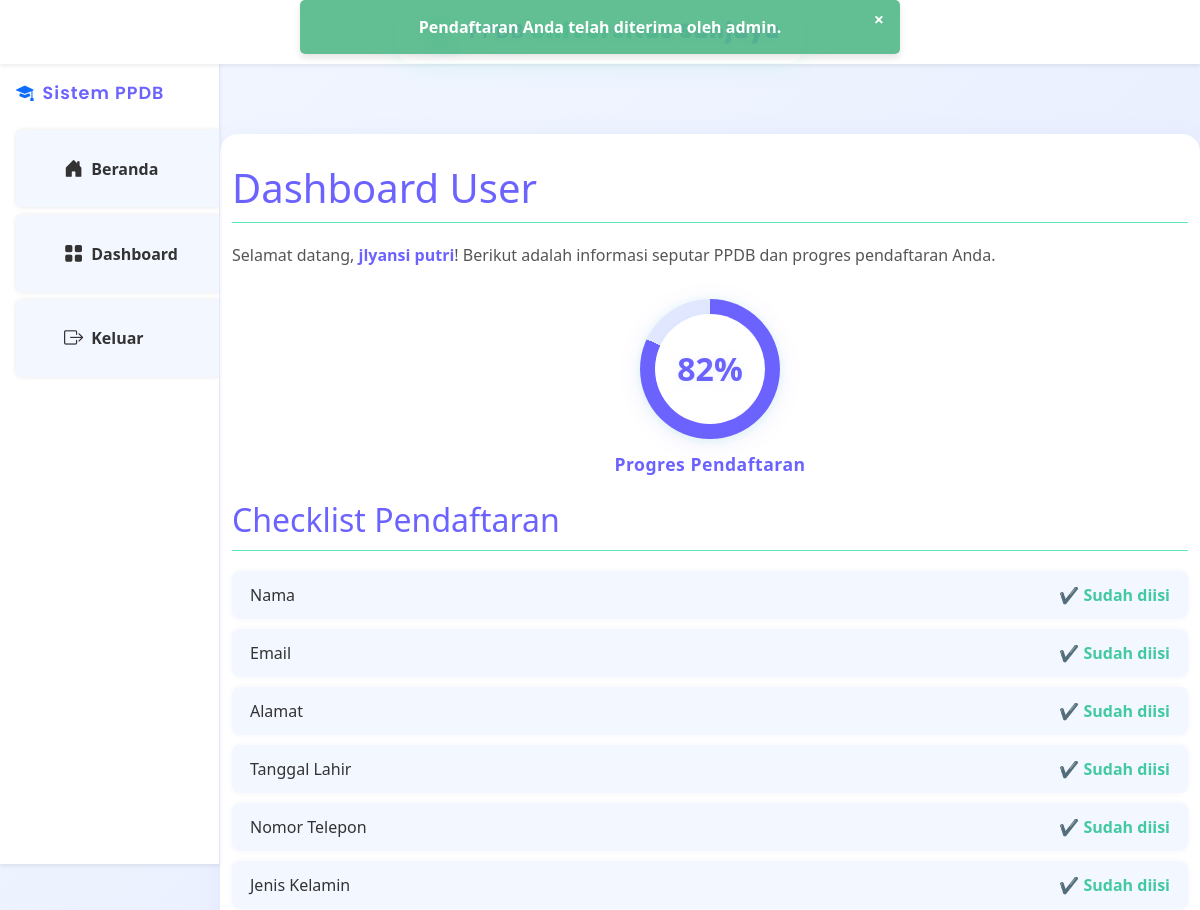
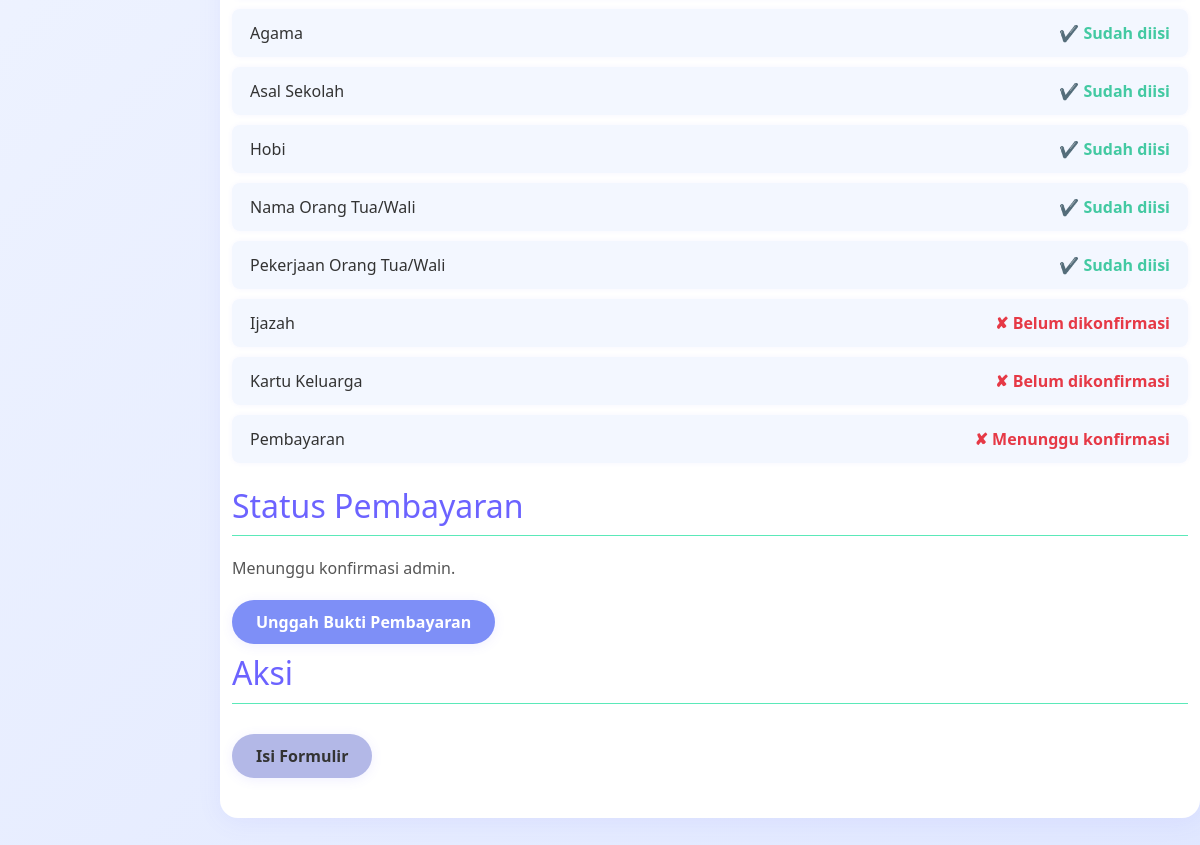
The page /dashboard_user/2 on the database its author committed (2 pictures, top to bottom).
### models.py (models this page shows)
class Notification(db.Model):
    id = db.Column(db.Integer, primary_key=True)
    user_id = db.Column(db.Integer, db.ForeignKey('user.id'), nullable=False)  # Relasi ke tabel User
    message = db.Column(db.String(255), nullable=False)  # Pesan notifikasi
    is_read = db.Column(db.Boolean, default=False)  # Status apakah notifikasi sudah dibaca
    created_at = db.Column(db.DateTime, default=datetime.utcnow)  # Waktu notifikasi dibuat
    user = db.relationship('User', backref=db.backref('notifications', lazy=True))

class User(db.Model):
    id = db.Column(db.Integer, primary_key=True)
    name = db.Column(db.String(100), nullable=False)
    email = db.Column(db.String(100), unique=True, nullable=False)
    password = db.Column(db.String(100), nullable=False)
    address = db.Column(db.String(200))
    school = db.Column(db.String(100))
    birth_date = db.Column(db.Date)
    phone = db.Column(db.String(15))
    gender = db.Column(db.String(10))
    hobby = db.Column(db.String(100))
    parent_name = db.Column(db.String(100))
    parent_job = db.Column(db.String(100))
    ijazah = db.Column(db.String(200))  # Link ke file ijazah
    kk = db.Column(db.String(200))  # Link ke file kartu keluarga
    ijazah_confirmed = db.Column(db.Boolean, default=False)  # Status konfirmasi ijazah
    kk_confirmed = db.Column(db.Boolean, default=False)  # Status konfirmasi KK
    status = db.Column(db.String(20), default='Pending')  # Pending, Approved, Rejected
    created_at = db.Column(db.DateTime, default=datetime.utcnow)  # Waktu pendaftaran
    payment_status = db.Column(db.String(20), default='Pending')  # Pending, Approved, Rejected
    payment_proof = db.Column(db.String(200))  # Path ke file bukti pembayaran
    is_action_taken = db.Column(db.Boolean, default=False)  # True jika admin sudah mengambil tindakan
    is_payment_action_taken = db.Column(db.Boolean, default=False)  # True jika admin sudah mengambil tindakan pada pembayaran
    faculty = db.Column(db.String(100))  # Fakultas pilihan user
    religion = db.Column(db.String(30))  # Tambahkan ini

### app.py (the view)
@app.route('/dashboard_user/<int:user_id>', methods=['GET', 'POST'])
def dashboard_user(user_id):
    user = User.query.get(user_id)
    if not user:
        flash('User tidak ditemukan.')
        return redirect(url_for('index'))
    fields = [
        bool(user.name),
        bool(user.email),
        bool(user.address),
        bool(user.school),
        bool(user.faculty),
        bool(user.birth_date),
        bool(user.phone),
        bool(user.gender),
        bool(user.religion),  # <--- Tambahkan baris ini
        bool(user.hobby),
        bool(user.parent_name),
        bool(user.parent_job),
        bool(user.ijazah),
        bool(user.kk),
        bool(user.ijazah_confirmed),
        bool(user.kk_confirmed),
        user.payment_status == 'Approved'
    ]
    total_fields = len(fields)
    filled_fields = sum(fields)
    progress = int((filled_fields / total_fields) * 100)
    notification = Notification.query.filter_by(user_id=user.id).order_by(Notification.id.desc()).first()
    return render_template('dashboard_user.html', user=user, progress=progress, notification=notification)

### templates/dashboard_user.html (shortened to what this page needs)
<!DOCTYPE html>
<html>
<head>
    <link rel="stylesheet" type="text/css" href="{{ url_for('static', filename='css/user.css') }}">
    <link rel="stylesheet" href="{{ url_for('static', filename='css/user.css') }}">
    <link href="https://cdn.jsdelivr.net/npm/bootstrap@5.3.0/dist/css/bootstrap.min.css" rel="stylesheet">
</head>
<body>
    <nav class="navbar navbar-expand-lg navbar-light bg-white shadow-sm custom-navbar">
        <div class="container-fluid justify-content-center">
            <span class="navbar-brand fw-semibold highlight-navbar-title mx-auto">
                PPDB <span class="uni-highlight">Universitas Sanjaya</span>
            </span>
        </div>
    </nav>
    <div class="d-flex">
        <nav id="sidebar" class="bg-white shadow-sm p-3" style="min-width:220px;min-height:100vh;">
            <div class="sidebar-header mb-4">
                <a class="navbar-brand d-flex align-items-center" href="{{ url_for('index') }}">
                    <i class="bi bi-mortarboard-fill text-primary me-2"></i>
                    <span class="fw-semibold">Sistem PPDB</span>
                </a>
            </div>
            <ul class="nav flex-column">
                <li class="nav-item mb-2">
                    <a class="nav-link d-flex align-items-center" href="{{ url_for('index') }}">
                        <i class="bi bi-house-door-fill me-2"></i> Beranda
                    </a>
                </li>
                <li class="nav-item mb-2">
                    <a class="nav-link d-flex align-items-center" href="{{ url_for('dashboard_user', user_id=user.id) }}">
                        <i class="bi bi-grid-fill me-2"></i> Dashboard
                    </a>
                </li>
                <li class="nav-item mb-2">
                    <a class="nav-link d-flex align-items-center" href="{{ url_for('logout') }}">
                        <i class="bi bi-box-arrow-right me-2"></i> Keluar
                    </a>
                </li>
            </ul>
        </nav>
        <div class="flex-grow-1">
            {% if notification %}
            <div id="notification" class="notification {{ 'success' if 'diterima' in notification.message.lower() else 'error' }}">
                <button class="close-btn" onclick="closeNotification()">×</button>
                {{ notification.message }}
            </div>
            {% endif %}
            <div class="container">
                <h1>Dashboard User</h1>
                <p>Selamat datang, <strong>{{ user.name }}</strong>! Berikut adalah informasi seputar PPDB dan progres pendaftaran Anda.</p>
                <div class="circular-progress-container">
                    <div class="circular-progress" id="circularProgress">
                        <span class="progress-value" id="progressValue">{{ progress }}%</span>
                    </div>
                    <div class="progress-label-circular">Progres Pendaftaran</div>
                </div>
                <h2>Checklist Pendaftaran</h2>
                <ul class="checklist-list">
                    <li>
                        Nama
                        <span class="status {{ 'complete' if user.name else 'incomplete' }}">
                            {{ '✔ Sudah diisi' if user.name else '✘ Belum diisi' }}
                        </span>
                    </li>
                    <li>
                        Email
                        <span class="status {{ 'complete' if user.email else 'incomplete' }}">
                            {{ '✔ Sudah diisi' if user.email else '✘ Belum diisi' }}
                        </span>
                    </li>
                    <li>
                        Alamat
                        <span class="status {{ 'complete' if user.address else 'incomplete' }}">
                            {{ '✔ Sudah diisi' if user.address else '✘ Belum diisi' }}
                        </span>
                    </li>
                    <li>
                        Tanggal Lahir
                        <span class="status {{ 'complete' if user.birth_date else 'incomplete' }}">
                            {{ '✔ Sudah diisi' if user.birth_date else '✘ Belum diisi' }}
                        </span>
                    </li>
                    <li>
                        Nomor Telepon
                        <span class="status {{ 'complete' if user.phone else 'incomplete' }}">
                            {{ '✔ Sudah diisi' if user.phone else '✘ Belum diisi' }}
                        </span>
                    </li>
                    <li>
                        Jenis Kelamin
                        <span class="status {{ 'complete' if user.gender else 'incomplete' }}">
                            {{ '✔ Sudah diisi' if user.gender else '✘ Belum diisi' }}
                        </span>
                    </li>
                    <li>
                        Agama
                        <span class="status {{ 'complete' if user.religion else 'incomplete' }}">
                            {{ '✔ Sudah diisi' if user.religion else '✘ Belum diisi' }}
                        </span>
                    </li>
                    <li>
                        Asal Sekolah
                        <span class="status {{ 'complete' if user.school else 'incomplete' }}">
                            {{ '✔ Sudah diisi' if user.school else '✘ Belum diisi' }}
                        </span>
                    </li>
                    <li>
                        Hobi
                        <span class="status {{ 'complete' if user.hobby else 'incomplete' }}">
                            {{ '✔ Sudah diisi' if user.hobby else '✘ Belum diisi' }}
                        </span>
                    </li>
                    <li>
                        Nama Orang Tua/Wali
                        <span class="status {{ 'complete' if user.parent_name else 'incomplete' }}">
                            {{ '✔ Sudah diisi' if user.parent_name else '✘ Belum diisi' }}
                        </span>
                    </li>
                    <li>
                        Pekerjaan Orang Tua/Wali
                        <span class="status {{ 'complete' if user.parent_job else 'incomplete' }}">
                            {{ '✔ Sudah diisi' if user.parent_job else '✘ Belum diisi' }}
                        </span>
                    </li>
                    <li>
                        Ijazah
                        <span class="status {{ 'complete' if user.ijazah_confirmed else 'incomplete' }}">
                            {{ '✔ Sudah dikonfirmasi' if user.ijazah_confirmed else '✘ Belum dikonfirmasi' }}
                        </span>
                    </li>
                    <li>
                        Kartu Keluarga
                        <span class="status {{ 'complete' if user.kk_confirmed else 'incomplete' }}">
                            {{ '✔ Sudah dikonfirmasi' if user.kk_confirmed else '✘ Belum dikonfirmasi' }}
                        </span>
                    </li>
                    <li>
                        Pembayaran
                        <span class="status {{ 'complete' if user.payment_status == 'Approved' else 'incomplete' }}">
                            {% if user.payment_status == 'Approved' %}
                                ✔ Sudah dikonfirmasi
                            {% elif user.payment_status == 'Pending' %}
                                ✘ Menunggu konfirmasi
                            {% else %}
                                ✘ Belum ada pembayaran
                            {% endif %}
                        </span>
                    </li>
                </ul>
                <h2>Status Pembayaran</h2>
                <p>
                    {% if user.payment_status == 'Pending' %}
                        Menunggu konfirmasi admin.
                    {% elif user.payment_status == 'Approved' %}
                        ✔ Pembayaran telah diterima.
                    {% elif user.payment_status == 'Rejected' %}
                        ✘ Pembayaran ditolak. Silakan unggah ulang bukti pembayaran.
                    {% else %}
                        Belum ada pembayaran.
                    {% endif %}
                </p>
                <a href="{{ url_for('payment', user_id=user.id) }}" class="btn-payment">Unggah Bukti Pembayaran</a>
                <h2>Aksi</h2>
                <a href="{{ url_for('form', user_id=user.id) }}" class="btn-formulir">Isi Formulir</a>
            </div>
        </div>
    </div>
    <link rel="stylesheet" href="https://cdn.jsdelivr.net/npm/bootstrap-icons@1.10.5/font/bootstrap-icons.css">
</body>
</html>

### rows shown on the page
Notification: message "Pendaftaran Anda telah diterima oleh admin."
User: name "jlyansi putri", name "✔ Sudah diisi", email "✔ Sudah diisi", address "✔ Sudah diisi", birth_date "✔ Sudah diisi", phone "✔ Sudah diisi", gender "✔ Sudah diisi", religion "✔ Sudah diisi", school "✔ Sudah diisi", hobby "✔ Sudah diisi", parent_name "✔ Sudah diisi", parent_job "✔ Sudah diisi", ijazah_confirmed "✘ Belum dikonfirmasi", kk_confirmed "✘ Belum dikonfirmasi"

### other values the page prints
{{ progress }} "82"
